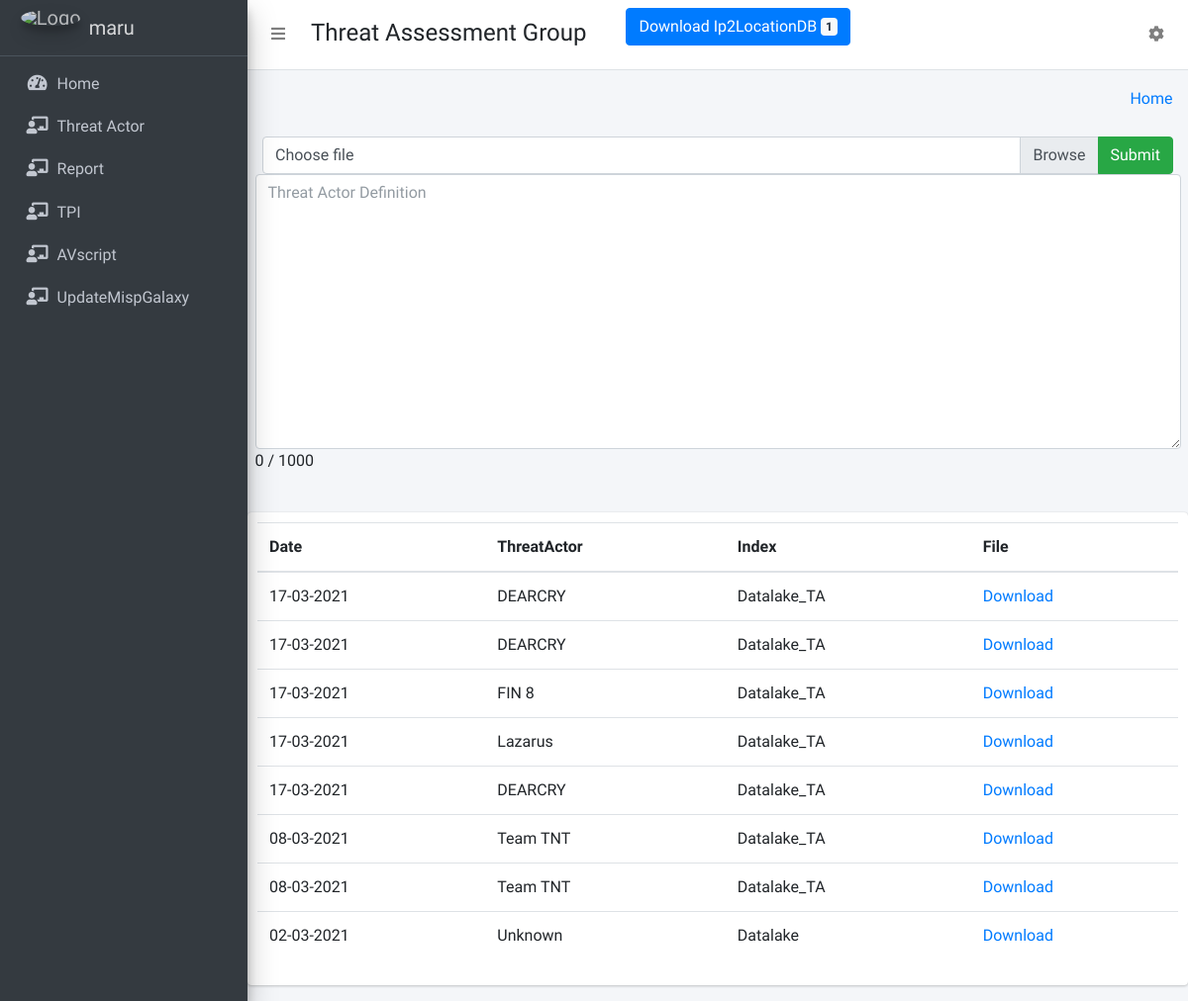
Page / (signed in) on the earlier database version.
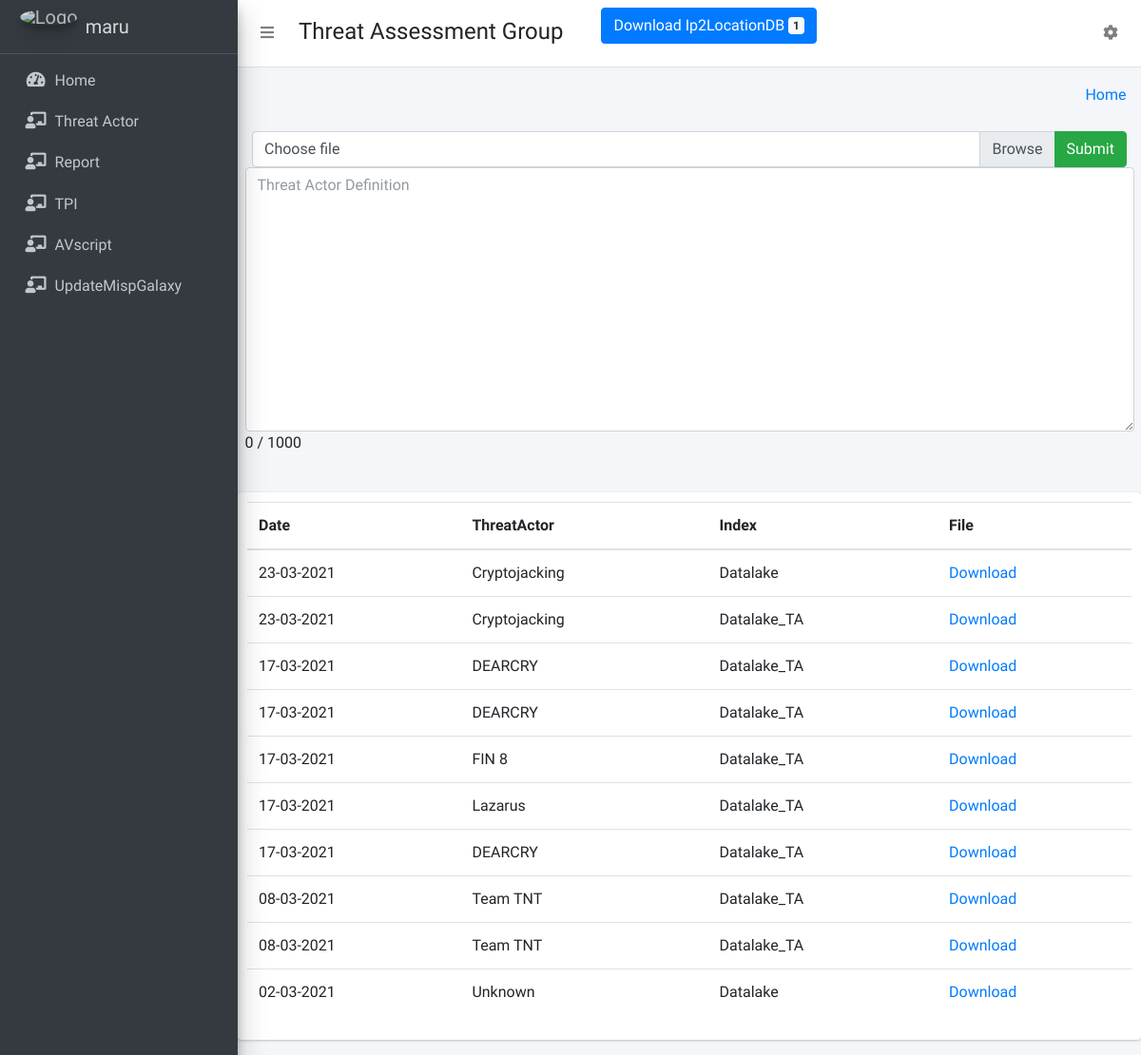
Same page on the later database version.
### collect/models.py (models this page shows)
class FileDetails(models.Model):
    date = models.DateTimeField(auto_now_add=True)
    ThreatActor =  models.CharField(max_length=30)
    User =  models.CharField(max_length=30)
    Index =  models.CharField(max_length=30)
    Defination =  models.CharField(max_length=1200)
    FilePath = models.FileField(upload_to='Files/')

### collect/views.py (the view)
# urls.py: path('', views.dashboard, name='dashboard'),
@login_required(login_url='login')
def dashboard(request):
    FileData = FileDetails.objects.all().filter(User= request.user ).order_by('-id')[:50]
    return render(request, 'dashboard/home.html',{"FileData":FileData})

### templates/dashboard/home.html (shortened to what this page needs)
{% extends 'dashboard/base.html' %}
{% block main_content %}
{% load static %}
<div class="container">
    <div class="row">
        <div class="col-md-12">
            <form method="post" id="file-upload-form" enctype="multipart/form-data" action="/FileValidate/" >
                <div class="container-fluid">
                    <div class="input-group">
                        <div class="custom-file">
                        <label class="custom-file-label" for="file-upload">Choose file</label>
                        </div>
                        <div class="input-group-append">
                        <button id ="check" class="btn btn-success" type="button" >Submit</button>
                        </div>
                    </div>
                </div>
                <textarea class="form-control"  aria-label="With textarea" name="definition" id = 'definition' rows=11  placeholder="Threat Actor Definition" required  maxlength="1000" ></textarea>
                <span class="pull-right label label-default" id="count_message"></span>
            </form>
        </div>
    </div>
    <div class="row">
        <div class="col-md-12 card" style="padding:10px">
            <table id="example" class="table display" style="width:100%">
                <thead>
                    <tr>
                        <th>Date</th>
                        <th>ThreatActor</th>
                        <th>Index</th>
                        <th>File</th>
                    </tr>
                </thead>
                <tbody>
                {% for dt in FileData %}
                    <tr>
                        <td>{{  dt.date | date:"d-m-Y"|lower }}</td>
                        <td>{{  dt.ThreatActor }}</td>
                        <td>{{  dt.Index }}</td>
                        <td> <a href='/media/{{ dt.FilePath }}' download>Download</a> </td>
                    </tr>
                {% endfor %}
                </tbody>
            </table>
        </div>
    </div>
</div>
{% endblock main_content %}

Differences in the rows shown:
added FileDetails: date "23-03-2021", ThreatActor "Cryptojacking", Index "Datalake"
added FileDetails: date "23-03-2021", ThreatActor "Cryptojacking", Index "Datalake_TA"
